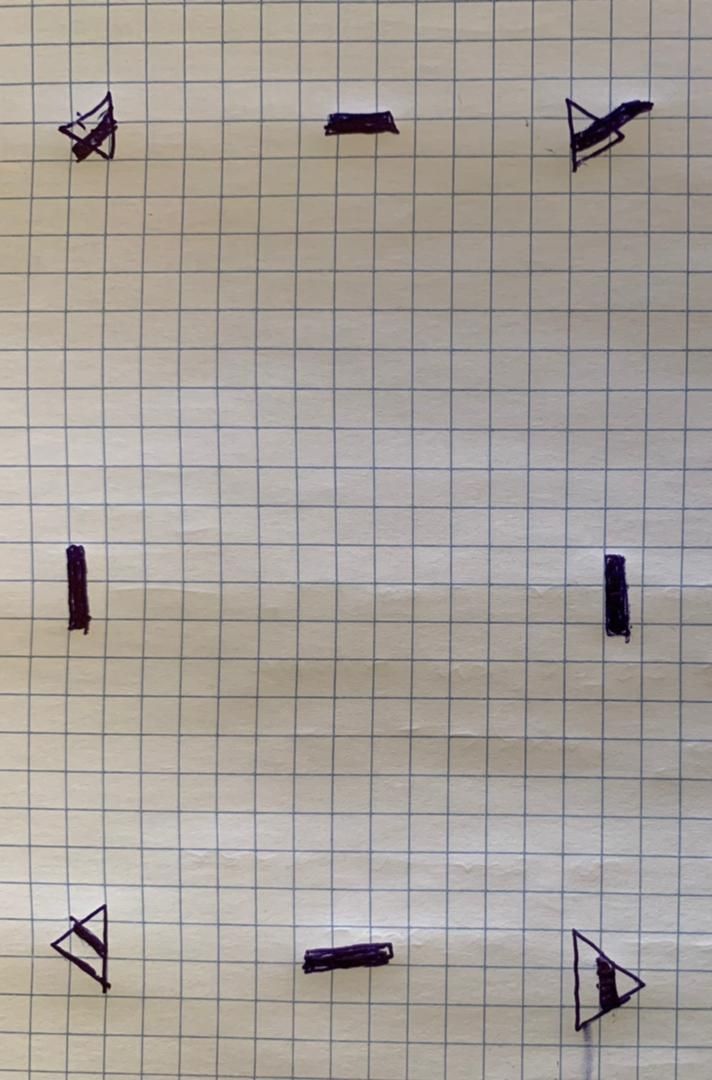
%> input picture carnet.jpeg, 712 x 1080 px
$ octave --eval "result = getImageContour(imread('carnet.jpeg'));"   (GNU Octave 9; MATLAB toolbox functions it lacks are replaced by stand-ins)
%> lines starting %> are read from the running program, lines starting %| are printed output that depends on the picture; in (x1, y1, x2, y2) boxes, pixels count from 0 and x2, y2 are one past the last pixel; in counts of white or black regions, pixels touching at a corner belong together; the program's own positions count from 1
function [image] = getImageContour(image)
%getImageContour Summary of this function goes here
    %   Detailed explanation goes here
    imageName = "myfilename.png";

    image_gray = rgb2gray(image);
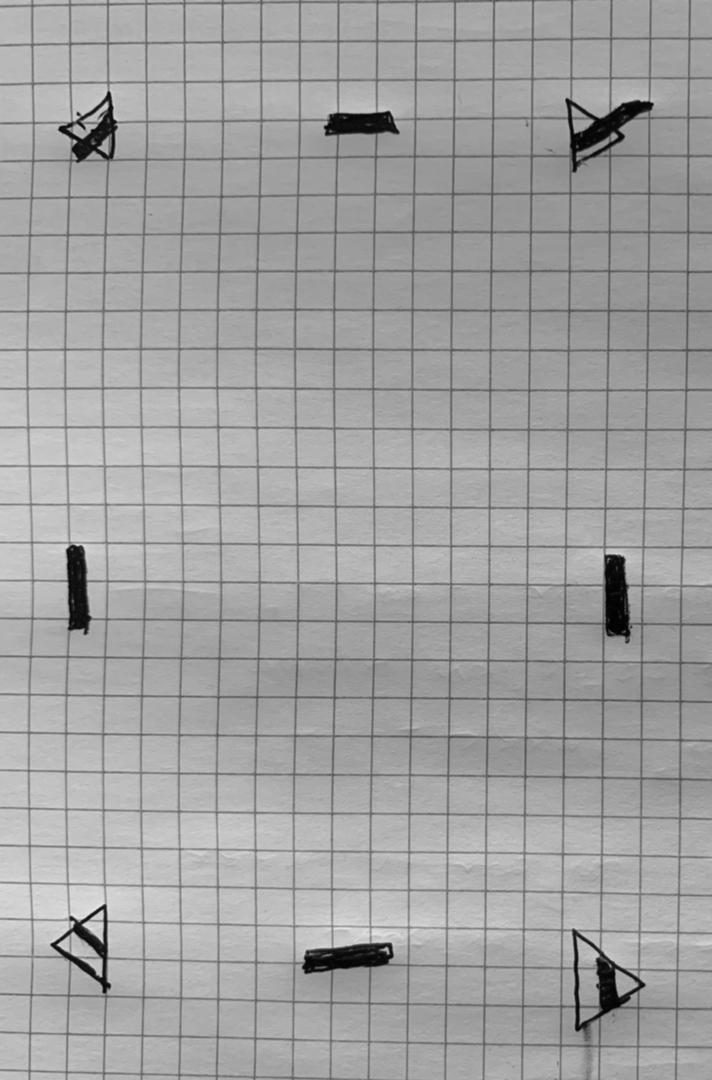
%> image_gray: size 1080x712 uint8; min 1, max 239, mean 161.4
    BW = imbinarize(image_gray);
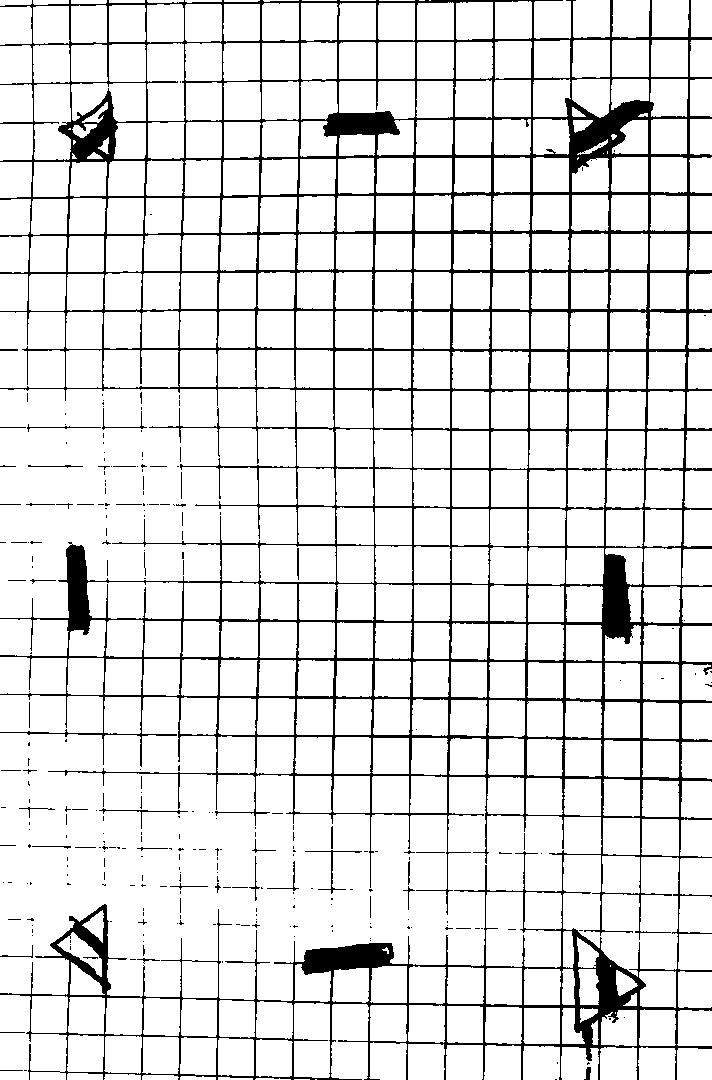
%> BW: size 1080x712 logical; 88.8% white; 274 black regions (234 under 20 px), largest, box (x1, y1, x2, y2) and area: (0, 0, 712, 1080) 83400, (305, 850, 362, 894) 169, (99, 808, 188, 829) 132

    [B,L] = bwboundaries(BW,'noholes');
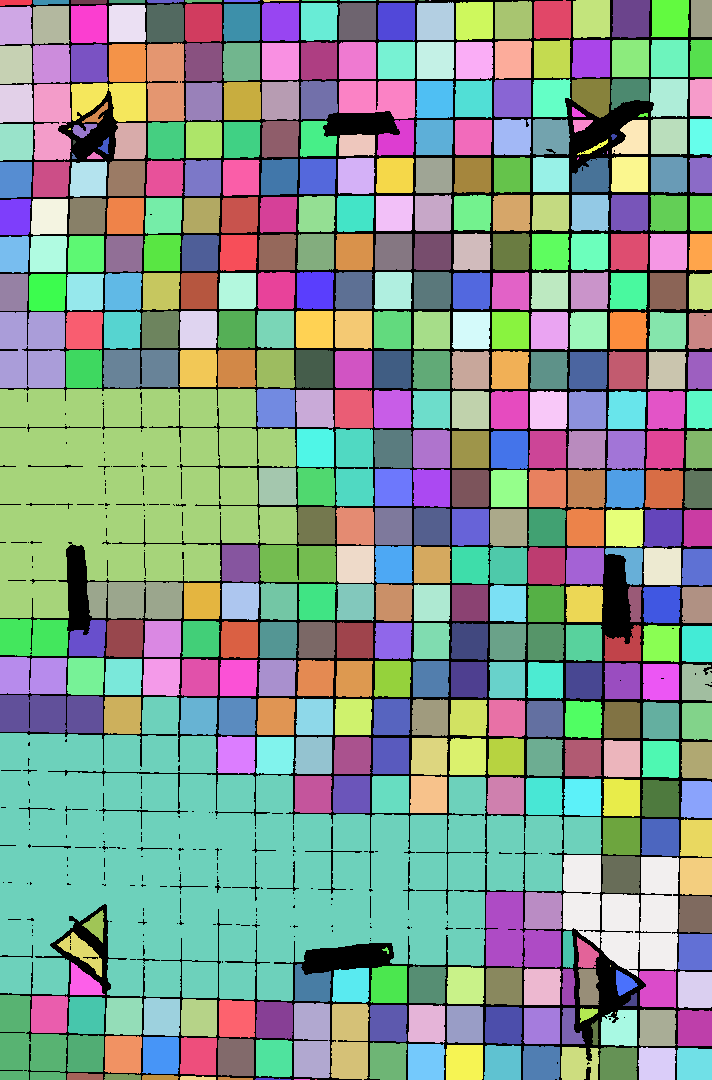
%> L: size 1080x712 double; 433 distinct labels, from 0 to 432; one colour per label, 0 black
%> B = 432 boundaries; largest, box (x1, y1, x2, y2) and points: (0, 697, 602, 1001) 5246, (0, 389, 297, 618) 2601, (563, 855, 679, 977) 1051, (0, 995, 67, 1080) 544, (0, 312, 65, 388) 524
    %imshow(label2rgb(L, @jet, [.5 .5 .5]))
    %hold on
    for k = 1:length(B)
       boundary = B{k};
       plot(boundary(:,1), boundary(:,2), 'r', 'LineWidth', 4)
       hold on
    end
%> this loop made 432 passes
%> boundary on pass 33: [130 69; 129 70; 129 71; 130 71; 130 70; 130 69]
    hold off
    set(gca,'visible','off')
    imwrite(getframe(gca).cdata, imageName)
    set(gca,'visible','off')

    image = imread(imageName);
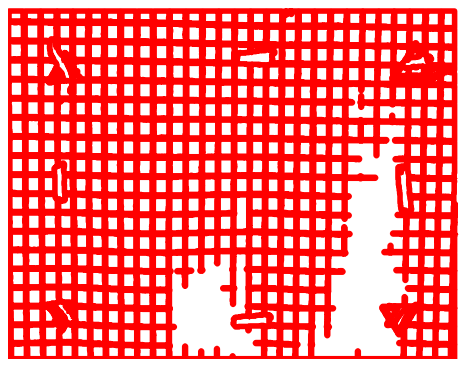
%> image: size 367x467x3 uint8; mean R, G, B 255, 113.7, 113.7

end
